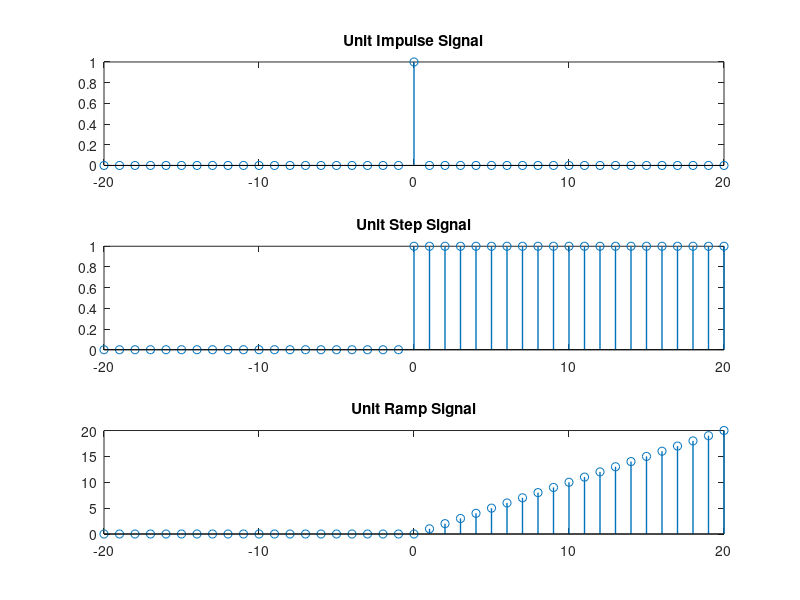

Source code (MATLAB):
clc; close all; clear all;

% Unit impulse signal
t1 = -20:20;
start_point_impulse = 0;
impulse = (t1 - start_point_impulse == 0);
subplot(311);
stem(t1, impulse, 'LineWidth',1);
title('Unit Impulse Signal');

% Unit step signal;
t2 = -20:20;
start_point_step = 0;
unit_step = (t2 - start_point_step >= 0);
subplot(312);
stem(t2, unit_step, 'LineWidth',1);
title('Unit Step Signal');

% Unit ramp signal;
t3 = -20:20;
start_point_ramp = 0;
unit_ramp = t3 .* (t3 - start_point_ramp >= 0);
subplot(313);
stem(t3, unit_ramp, 'LineWidth',1);
title('Unit Ramp Signal');
